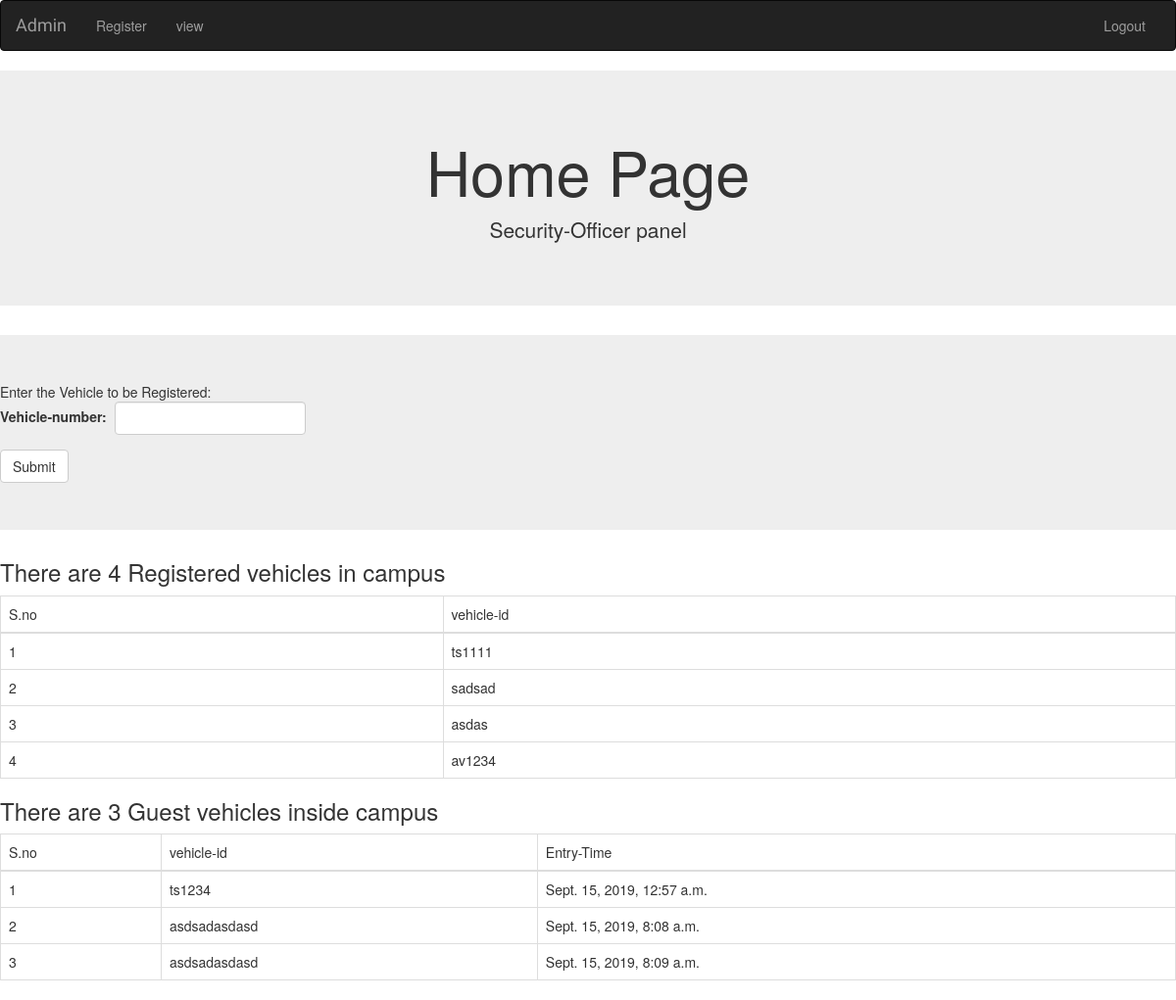
Before: /register (signed in) with the older database file.
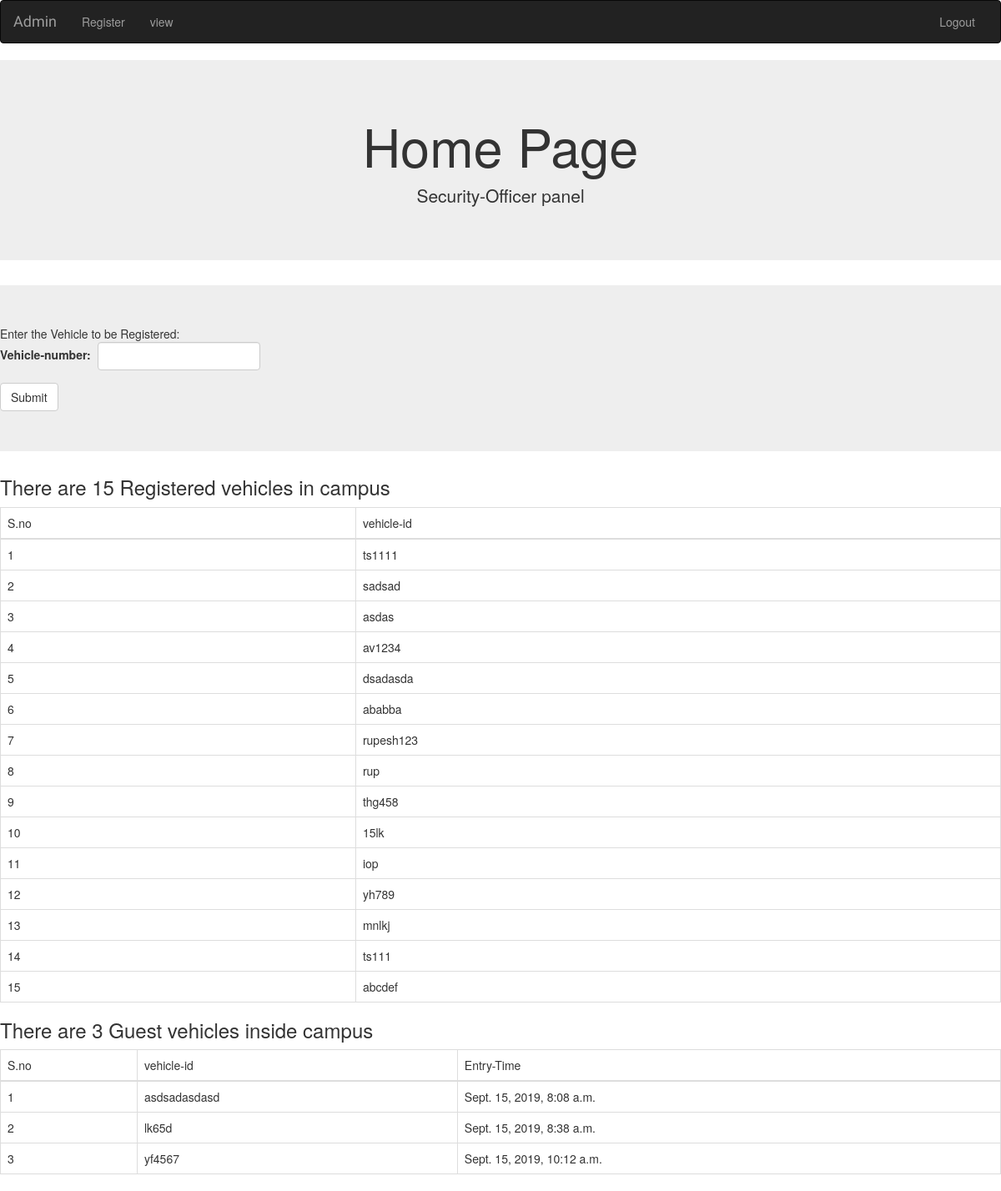
After: the same page with the newer database file.
### home/models.py (models this page shows, shortened)
class Registered(models.Model):
    num = models.CharField(max_length=6)

class Guest(models.Model):
    num = models.CharField(max_length=6)
    entry = models.DateTimeField(default=datetime.now())
    exit = models.DateTimeField(default=datetime.now())
    flag =  models.IntegerField(default=1)

### home/views.py (the view, shortened to what this page needs)
# urls.py: url(r'register', views.register, name='register'),
def register(request):
    r_vehicles = Registered.objects.all()
    g_vehicles = Guest.objects.filter(flag=1)
    if request.user.is_authenticated():
        return render(request, 'home/admin-base.html', {
        'r_vehicles': r_vehicles, 'r_number': Registered.objects.all().count(),
        'g_vehicles': g_vehicles, 'g_number': Guest.objects.filter(Q(flag=1)).count()}
                  )
    return render(request, 'home/login.html')

### home/templates/home/admin-base.html (shortened to what this page needs)
{% extends 'home/base.html' %}
{% block body %}
<div class="jumbotron">
    <h1 align="center">Home Page</h1>
    <p align="center"> Security-Officer panel</p>
  </div>
<div class="jumbotron">
    Enter the Vehicle to be Registered:<br>
    <form method="post" action="{% url 'home:register' %}">
  <div class="form-group form-inline">
    <label for="num">Vehicle-number:</label>&nbsp;
    <input type="text" class="form-control" id="num" name="num">&nbsp;
  </div>
  <button type="submit" class="btn btn-default">Submit</button>
</form>
</div>
{%if r_vehicles%}
    {%if r_number%}
   <h3> There are {{r_number}} Registered vehicles in campus</h3>
    {%endif%}
    <table class="table table-stripped table-bordered">
        <thead>
        <tr>
            <td>S.no</td>
            <td>vehicle-id</td>
        </tr>
        </thead>
        {%for r_vehicle in r_vehicles%}
            <tr>
                <td>{{forloop.counter}}</td>
                <td>{{r_vehicle.num}}</td>
            </tr>
        {%endfor%}
    </table>
{%else%}
    <p >You have no Registered vehicles</p>
{%endif%}
{%if g_vehicles%}
    {%if g_number%}
    <h3>There are {{g_number}} Guest vehicles inside campus</h3>
    {%endif%}
    <table class="table table-stripped table-bordered">
        <thead>
        <tr>
            <td>S.no</td>
            <td>vehicle-id</td>
            <td>Entry-Time</td>
        </tr>
        </thead>
        {%for g_vehicle in g_vehicles%}
            <tr>
                <td>{{forloop.counter}}</td>
                <td>{{g_vehicle.num}}</td>
                <td>{{g_vehicle.entry}}</td>
            </tr>
        {%endfor%}
    </table>
{%else%}
    <p >You have no Guest vehicles inside</p>
{%endif%}
{%endblock%}

### home/templates/home/base.html (shortened to what this page needs)
<!DOCTYPE html>
{%load staticfiles %}
<html lang="en">
<head>
    <link rel="stylesheet" href="https://maxcdn.bootstrapcdn.com/bootstrap/3.3.7/css/bootstrap.min.css">
</head>
<body>
<nav class="navbar navbar-inverse">
  <div class="container-fluid">
    <div class="navbar-header">
      <a class="navbar-brand" href="">Admin</a>
    </div>
    <div class="collapse navbar-collapse" id="myNavbar">
      <ul class="nav navbar-nav">
        <li class=""><a href="{% url 'home:register' %}">Register</a></li>
        <li class=""><a href="{% url 'home:adview' %}">view</a></li>
      </ul>
      <ul class="nav navbar-nav navbar-right">
        <li><a href="{% url 'home:logout' %}"> Logout</a></li>
      </ul>
    </div>
  </div>
</nav>
{% block body %}
{% endblock %}
</body>
</html>

### home/templates/home/base.html (style rules this page uses)
.navbar-brand { font-family: 'Satisfy', cursive; }

Changed rows visible on the page:
no longer on this page (row edited): Guest: num "ts1234", entry "Sept. 15, 2019, 12:57 a.m."
removed Guest: num "asdsadasdasd", entry "Sept. 15, 2019, 8:09 a.m."
added Registered: num "dsadasda"
added Registered: num "ababba"
added Registered: num "rupesh123"
added Registered: num "rup"
added Registered: num "thg458"
added Registered: num "15lk"
added Registered: num "iop"
added Registered: num "yh789"
added Registered: num "mnlkj"
added Registered: num "ts111"
added Registered: num "abcdef"
added Guest: num "lk65d", entry "Sept. 15, 2019, 8:38 a.m."
added Guest: num "yf4567", entry "Sept. 15, 2019, 10:12 a.m."
Other visible differences:
{{ r_number }}: "4" → "15"
